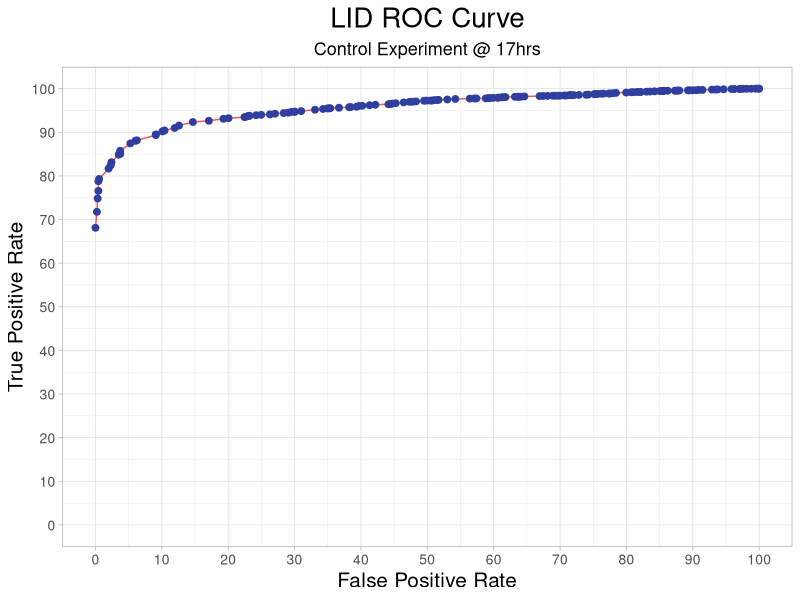
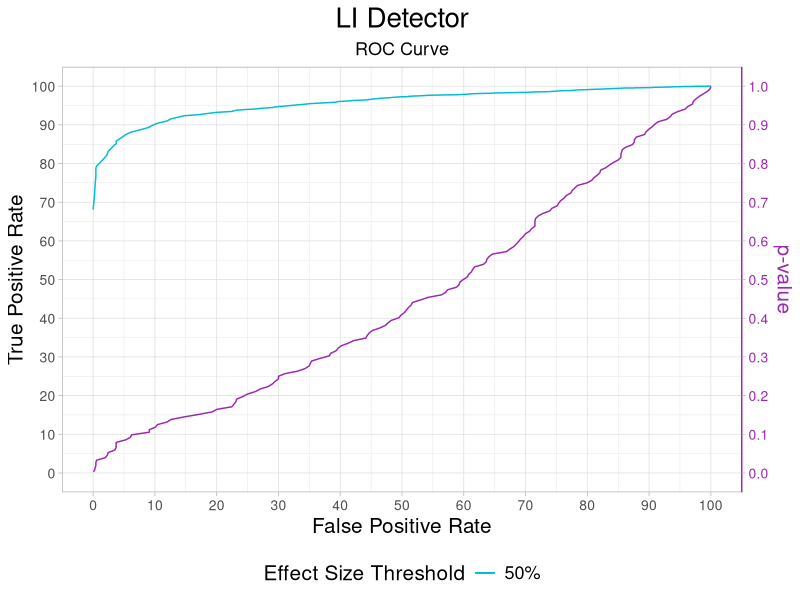
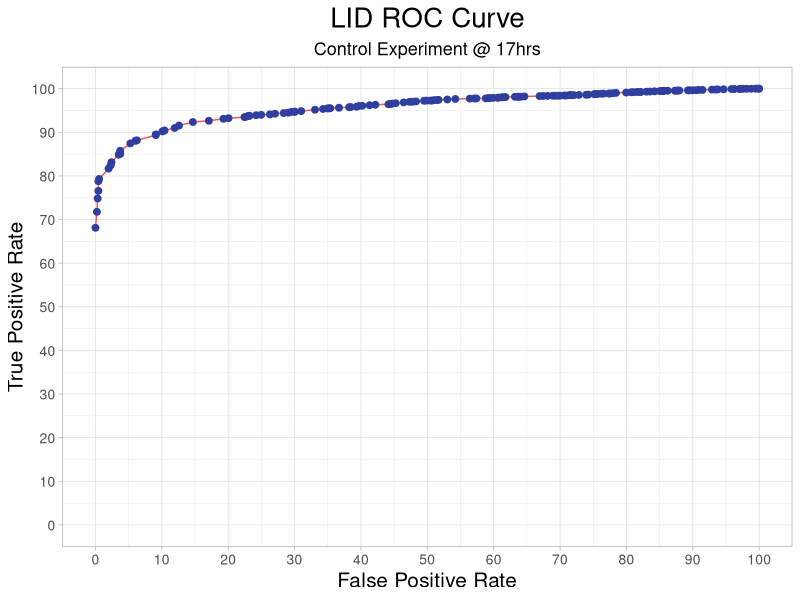
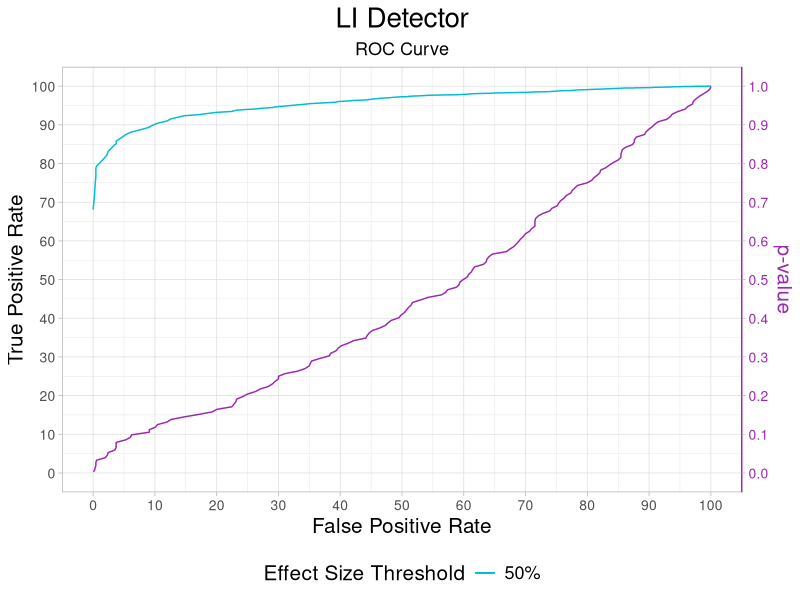

Write the R code that produced these figures, in order.
##### ROC 4 Control Experiment
##### Author  : Saurin Parikh (dr.saurin.parikh@gmail.com)
##### Date    : 05/07/2019

##### INITIALIZE
#install.packages("RMariaDB")
#install.packages("ggplot2")
# library(RMariaDB)
library(ggplot2)
# source("R/functions/initialize.sql.R")
# conn <- initialize.sql("saurin_test")

data <- read.csv(file="rawdata/4C3_GA1_TEMP_P_ES_17.csv", header=TRUE, sep=",")

out_path = 'figs/';
expt_name = '4C3_GA1'
hr = 17
alldat <- data.frame()

#####
# query <- 'select a.orf_name, a.hours, b.p 
# from 4C3_GA1_TEMP_6144_FITNESS_STATS a, 4C3_GA1_TEMP_6144_PVALUE b 
# where a.orf_name = b.orf_name and a.hours = b.hours 
# order by p asc'
# query <- 'select a.orf_name, a.hours, a.cs_mean - 1.0009 es, b.p
# from 4C3_GA1_TEMP_6144_FITNESS_STATS a, 4C3_GA1_TEMP_6144_PVALUE b
# where a.orf_name = b.orf_name and a.hours = b.hours
# and abs(a.cs_mean - 1.0009) <= .5
# order by  p asc'
# data <- dbGetQuery(conn, query)
data <- data[data$orf_name != 'BFC100',]
data$es <- abs(data$es)

data.temp <- data[data$es <= 0.5,]

fpdat <- data.temp[data.temp$hours == 17,]
tpdat <- data.temp[data.temp$hours != 17,]
fp <- NULL
tp <- NULL

for (i in 1:length(unique(data$p))) {
  p <- unique(data$p)[i]
  fp[i] <- dim(fpdat[fpdat$p <= p,])[1]/dim(fpdat)[1] * 100
  tp[i] <- dim(tpdat[tpdat$p <= p,])[1]/dim(tpdat)[1] * 100
}

plotdat <- data.frame(unique(data$p),fp,tp)
colnames(plotdat) <- c('p','FalsePositive','TruePositive')
plotdat$ES <- 50

alldat <- rbind(alldat,plotdat)


ggplot(data = plotdat, aes(x = FalsePositive  , y = TruePositive)) +
  geom_line(col = '#FF5252') +
  geom_point(col = '#303F9F', size = 2) +
  labs(title = "LID ROC Curve",
       subtitle = "Control Experiment @ 17hrs",
       x = "False Positive Rate",
       y = "True Positive Rate") +
  scale_x_continuous(breaks = seq(0,100,10),
                     minor_breaks = seq(0,100,5),
                     limits = c(0,100)) +
  scale_y_continuous(breaks = seq(0,100,10),
                     minor_breaks = seq(0,100,5),
                     limits = c(0,100)) +
  theme_light() +
  theme(axis.text.x = element_text(size=10),
        axis.title.x = element_text(size=15),
        axis.text.y = element_text(size=10),
        axis.title.y = element_text(size=15),
        plot.title = element_text(size=20,hjust = 0.5),
        plot.subtitle = element_text(size=13,hjust = 0.5))
ggsave(sprintf("%s%s_ROC_%d.png",
               out_path,expt_name,hr),
       width = 10,height = 10)

fit <- lm(alldat$p ~ alldat$FalsePositive + I(alldat$FalsePositive^2) +  I(alldat$FalsePositive^3))


ggplot() +
  geom_line(data = alldat[alldat$ES==50,], aes(x = FalsePositive, y = p*100, col = 'p')) +
  geom_line(data = alldat[alldat$ES==5,], aes(x = FalsePositive, y = TruePositive, col = '5%')) +
  geom_line(data = alldat[alldat$ES==10,], aes(x = FalsePositive, y = TruePositive, col = '10%')) +
  geom_line(data = alldat[alldat$ES==15,], aes(x = FalsePositive, y = TruePositive, col = '15%')) +
  geom_line(data = alldat[alldat$ES==20,], aes(x = FalsePositive, y = TruePositive, col = '20%')) +
  geom_line(data = alldat[alldat$ES==50,], aes(x = FalsePositive, y = TruePositive, col = '50%')) +
  labs(title = "LI Detector",
       subtitle = "ROC Curve",
       x = "False Positive Rate",
       y = "True Positive Rate") +
  scale_x_continuous(breaks = seq(0,100,10),
                     minor_breaks = seq(0,100,5),
                     limits = c(0,100)) +
  scale_y_continuous(breaks = seq(0,100,10),
                     minor_breaks = seq(0,100,5),
                     limits = c(0,100),
                     sec.axis = sec_axis(~./100,
                                         breaks = seq(0,1,0.1),
                                         name='p-value')) +
  scale_colour_manual(name="Effect Size Threshold",
                      breaks=c("5%","10%","15%","20%","50%"),
                      values=c("5%"="#D32F2F","10%"="#536DFE","15%"="#388E3C","20%"="#795548","50%"="#00BCD4","p"="#9C27B0")) +
  theme_light() +
  theme(axis.text.x = element_text(size=10),
        axis.title.x = element_text(size=15),
        axis.text.y = element_text(size=10),
        axis.title.y = element_text(size=15),
        axis.line.y.right = element_line(color = "#9C27B0"),
        axis.text.y.right = element_text(size=10, color = "#9C27B0"),
        axis.title.y.right = element_text(size=15, color = "#9C27B0"),
        legend.text = element_text(size=13),
        legend.title = element_text(size=15),
        legend.position = "bottom",
        plot.title = element_text(size=20,hjust = 0.5),
        plot.subtitle = element_text(size=13,hjust = 0.5))
ggsave(sprintf("%s%s_ROC_%d.png",
               out_path,expt_name,hr),
       width = 10,height = 11)










